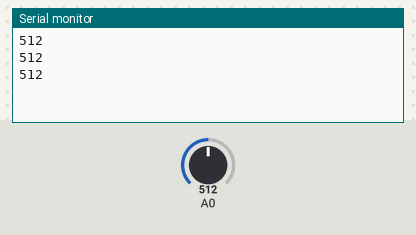
A sketch run on a simulated Arduino Uno, built with avr-gcc and run on an emulated ATmega328P. On the bench: the last lines printed to the serial monitor. Inputs (shaded band) come from the test bench; at power-on: A0 = 512.

Above: at 1.2 s.
1.3 s: A0 set to 716
At 1.9 s:
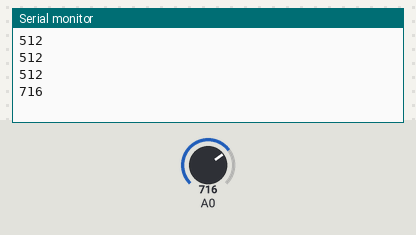
2.8 s: A0 set to 900
At 3.4 s:
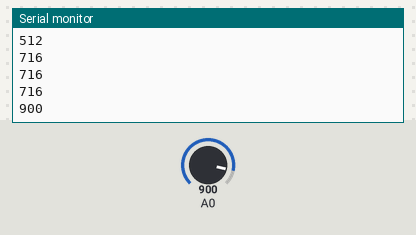
Timing chart, 0 to 5.8 s (numbered marks = the images above; inputs shaded):
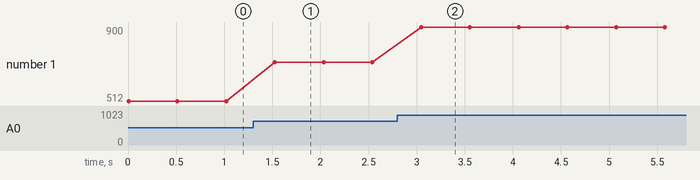

The sketch:

pruebaSensor.ino
```cpp
void setup() {
  // // Comunicación seria a 9600 baudios
  Serial.begin(9600);

}
 int j=0;
 int suma=0;

void loop() {
  // Leemos el promedio de la entrada analógica 0
  int ADC_SHARP=ADC0_promedio(60);
  //20 muestras tarda 20ms
  j++;
 if(j<100){
  Serial.println(ADC_SHARP);
  delay(500);

 }


}

int ADC0_promedio(int n)
{
  long suma=0;
  for(int i=0;i<n;i++)
  {
    suma=suma+analogRead(A0);
  }
  return(suma/n);
}
```

Measured:
- after the input at 1.3 s, the serial monitor: prints a new line after 0.23 s (image 1)
- after the input at 2.8 s, the serial monitor: prints a new line after 0.25 s (image 2)
- plotted number 1: 512 → 716 after the input at 1.3 s, 716 → 900 after the input at 2.8 s
